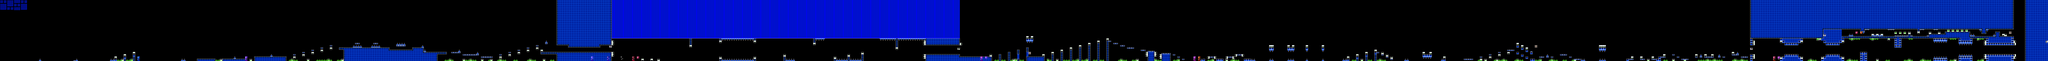

A 2D game scene composited from a Tiled map and its tileset images. What follows is a short description and the map's XML, with each tile layer's data collapsed to a summary:
An orthogonal 894x27 tile map with 16x16 px tiles, 2 tile layers (SP, ...), 2 tilesets, 2 image layers.

<map version="1.10" tiledversion="1.11.2" orientation="orthogonal" renderorder="right-down" width="894" height="27" tilewidth="16" tileheight="16" infinite="0" nextlayerid="5" nextobjectid="1">
 <editorsettings>
  <chunksize width="16" height="27" />
  <export target="stereomadness.csv" format="csv" />
 </editorsettings>
 <tileset firstgid="1" name="famidash" tilewidth="16" tileheight="16" tilecount="256" columns="16">
  <image source="../../../GRAPHICS/famidash.bmp" width="256" height="256" />
 </tileset>
 <tileset firstgid="257" name="sprites" tilewidth="16" tileheight="16" tilecount="256" columns="16">
  <image source="../../../GRAPHICS/sprites.png" width="256" height="256" />
 </tileset>
 <imagelayer id="3" name="Image Layer 1" parallaxx="0.9" parallaxy="0.9" repeatx="1" repeaty="1">
  <image source="../../../GRAPHICS/Old/parallax Blue.bmp" width="144" height="72" />
 </imagelayer>
 <imagelayer id="4" name="Image Layer 2" offsetx="0" offsety="432" repeatx="1">
  <image source="../../../GRAPHICS/ground.bmp" width="64" height="128" />
 </imagelayer>
 <layer id="1" width="894" height="27">
  <data>[24138 cells, 6695 non-empty, 36 distinct tile ids]</data>
 </layer>
 <layer id="2" name="SP" width="894" height="27">
  <data>[24138 cells, 222 non-empty, 35 distinct tile ids]</data>
 </layer>
</map>
